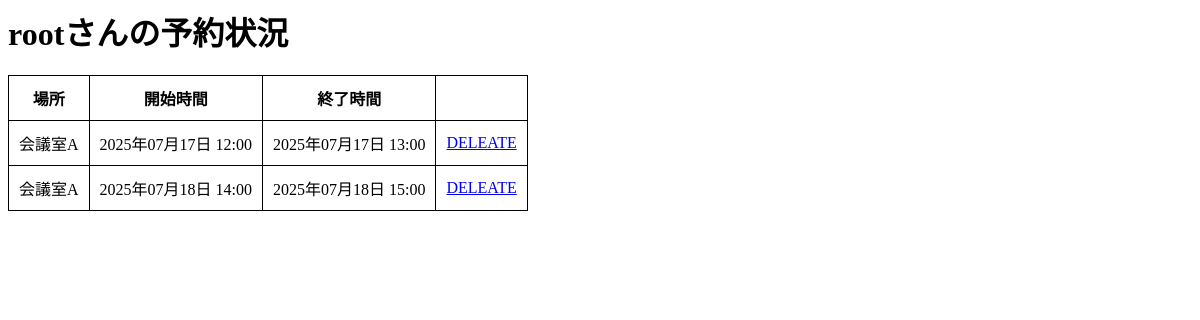
The app's page /MyReserve/ (signed in) with its own data.
### ReserveApp/models.py (models this page shows, shortened)
class Schedule(models.Model):
    user = models.ForeignKey(User, verbose_name='予約者', on_delete=models.CASCADE, default=1)#デフォルト値を設定しないとマイグレーションできない(id=1)
    place = models.ForeignKey(Place, verbose_name='会議室', on_delete=models.CASCADE, default=1)#デフォルト値を設定しないとマイグレーションできない(id=1)
    start = models.DateTimeField('開始時間')
    end = models.DateTimeField('終了時間')

class Place(models.Model):
    name = models.CharField('場所名', max_length=255)
    price = models.IntegerField('1時間当たりの値段')
    def __str__(self):
        return self.name

### ReserveApp/views.py (the view)
# urls.py: path('MyReserve/', views.MyReserve, name="MyReserve"),
def MyReserve(request):
    username = request.session.get('username')
    userID = request.session.get('userID')
    params = {
        'title' : f"{username}さんの予約状況",
        'data' : []
    }
    item = Schedule.objects.filter(user=userID)
    params['data'] = item#ここのitemに配列の[]をつけてしまうと二次元配列（余計な次元となってしまうため、なしで）
    return render(request, 'MyReserve.html', params)

### templates/MyReserve.html (shortened to what this page needs)
{% load static %}
<html lang="ja">
<head>
    <link href="{% static 'css/MyReserveStyle.css' %}" rel="stylesheet" type="text/css">
</head>
<body>
    <h1>
        {{title}}
    </h1>
    <table>
        <tr>
            <th>場所</th>
            <th>開始時間</th>
            <th>終了時間</th>
            <th></th>
        </tr>
        {% for item in data %}
        <tr>
            <td>{{item.place}}</td>
            <td>{{item.start|date:"Y年m月d日 H:i"}}</td>
            <td>{{item.end|date:"Y年m月d日 H:i"}}</td>
            <td><a href = "{% url 'ReserveApp:ReserveDelete' %}">DELEATE</a></td>
        </tr>
        {% endfor %}
    </table>
</body>

### static/css/MyReserveStyle.css (style rules this page uses)
th,td { border: solid 1px; padding: 10px; }
table { border-collapse: collapse; }

### records on screen
Schedule: place "会議室A", start "2025年07月17日 12:00", end "2025年07月17日 13:00"
Schedule: place "会議室A", start "2025年07月18日 14:00", end "2025年07月18日 15:00"

### other values on screen
{{ title }} "rootさんの予約状況"
